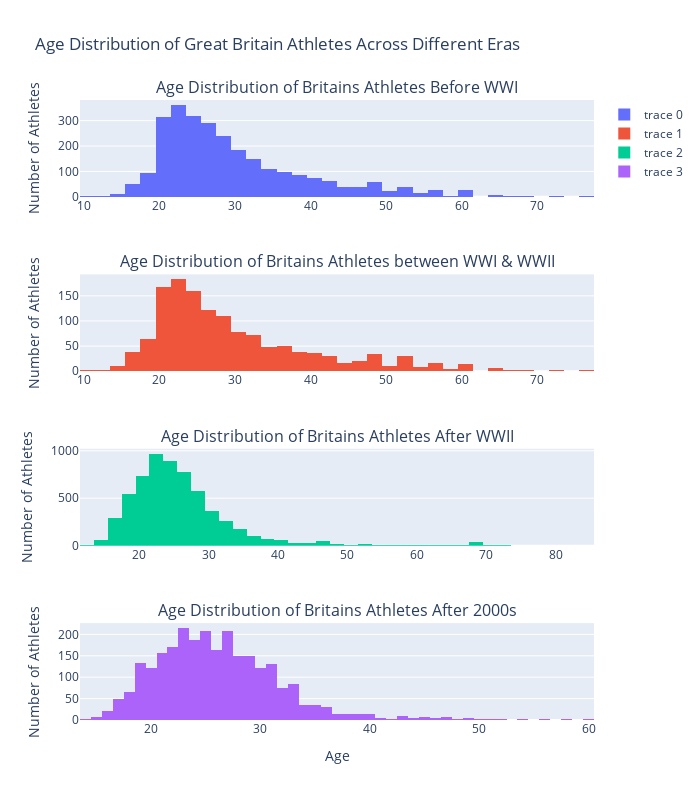

The cell this chart's notebook holds for it:
### Code cell
# Plockar ut 4 set som jag försökt göra self-explanatory. Men jag hoppas att det ska ge nånting som är visuellt intressant.. 
# Till att börja med kollar vi åldrarna men funkar detta bra så kan vi kanske göra en gender-plot också.
# Eventuellt en sån där click-wheel där man kan välja tidsspann och få upp en tydlig gender-bild, exempelvis.

pre_ww1 = UK_athletes[UK_athletes['Year'] < 1940]

between_wars = UK_athletes[(UK_athletes['Year'] >= 1914) & (UK_athletes['Year'] < 1945)]

post_ww2_pre_2000 = UK_athletes[(UK_athletes['Year'] >= 1945) & (UK_athletes['Year'] < 2000)]

post_2000 = UK_athletes[UK_athletes['Year'] >= 2000]


# Nu plotts

fig_pre_ww1 = px.histogram(pre_ww1, x='Age', nbins=50,
                           title='Age Distribution of Britains Athletes Before WWI',
                           labels={'Age': 'Age of Athletes'})

fig_between_wars = px.histogram(between_wars, x='Age', nbins=50,
                           title='Age Distribution of Britains Athletes between WWI & WWII',
                           labels={'Age': 'Age of Athletes'})

fig_post_ww2 = px.histogram(post_ww2_pre_2000, x='Age', nbins=50,
                           title='Age Distribution of Britains Athletes After WWII',
                           labels={'Age': 'Age of Athletes'})

fig_post_2000 = px.histogram(post_2000, x='Age', nbins=50,
                           title='Age Distribution of Britains Athletes After 2000s',
                           labels={'Age': 'Age of Athletes'})

#fig_pre_ww1.show()
#fig_between_wars.show()
#fig_post_ww2.show()
#fig_post_2000.show()

# Creating a subplot with 4 rows to display all histograms together
fig_all = make_subplots(rows=4, cols=1, subplot_titles=(
    'Age Distribution of Britains Athletes Before WWI',
    'Age Distribution of Britains Athletes between WWI & WWII',
    'Age Distribution of Britains Athletes After WWII',
    'Age Distribution of Britains Athletes After 2000s'
))

# Adding each histogram to the subplot
fig_all.add_trace(go.Histogram(x=pre_ww1['Age'], nbinsx=50), row=1, col=1)
fig_all.add_trace(go.Histogram(x=between_wars['Age'], nbinsx=50), row=2, col=1)
fig_all.add_trace(go.Histogram(x=post_ww2_pre_2000['Age'], nbinsx=50), row=3, col=1)
fig_all.add_trace(go.Histogram(x=post_2000['Age'], nbinsx=50), row=4, col=1)

# Update layout
fig_all.update_layout(height=800, width=700, title_text="Age Distribution of Great Britain Athletes Across Different Eras")
fig_all.update_xaxes(title_text="Age", row=4, col=1)
fig_all.update_yaxes(title_text="Number of Athletes", col=1)

# Show plot
fig_all.show()

### Figure 1 — Plotly figure (JSON) as saved in the notebook; plotly's stock layout.template omitted (floating-point values rounded to 4 significant figures; data arrays with more than 128 entries replaced by an {"elided": "..."} marker saying what was removed)
{"data": [{"nbinsx": 50, "type": "histogram", "x": {"elided": "3403 int values"}, "xaxis": "x", "yaxis": "y"}, {"nbinsx": 50, "type": "histogram", "x": {"elided": "1680 int values"}, "xaxis": "x2", "yaxis": "y2"}, {"nbinsx": 50, "type": "histogram", "x": {"elided": "6216 int values"}, "xaxis": "x3", "yaxis": "y3"}, {"nbinsx": 50, "type": "histogram", "x": {"elided": "2637 int values"}, "xaxis": "x4", "yaxis": "y4"}], "layout": {"annotations": [{"font": {"size": 16}, "showarrow": false, "text": "Age Distribution of Britains Athletes Before WWI", "x": 0.5, "xanchor": "center", "xref": "paper", "y": 1, "yanchor": "bottom", "yref": "paper"}, {"font": {"size": 16}, "showarrow": false, "text": "Age Distribution of Britains Athletes between WWI & WWII", "x": 0.5, "xanchor": "center", "xref": "paper", "y": 0.7188, "yanchor": "bottom", "yref": "paper"}, {"font": {"size": 16}, "showarrow": false, "text": "Age Distribution of Britains Athletes After WWII", "x": 0.5, "xanchor": "center", "xref": "paper", "y": 0.4375, "yanchor": "bottom", "yref": "paper"}, {"font": {"size": 16}, "showarrow": false, "text": "Age Distribution of Britains Athletes After 2000s", "x": 0.5, "xanchor": "center", "xref": "paper", "y": 0.1562, "yanchor": "bottom", "yref": "paper"}], "height": 800, "title": {"text": "Age Distribution of Great Britain Athletes Across Different Eras"}, "width": 700, "xaxis": {"anchor": "y", "domain": [0, 1]}, "xaxis2": {"anchor": "y2", "domain": [0, 1]}, "xaxis3": {"anchor": "y3", "domain": [0, 1]}, "xaxis4": {"anchor": "y4", "domain": [0, 1], "title": {"text": "Age"}}, "yaxis": {"anchor": "x", "domain": [0.8438, 1], "title": {"text": "Number of Athletes"}}, "yaxis2": {"anchor": "x2", "domain": [0.5625, 0.7188], "title": {"text": "Number of Athletes"}}, "yaxis3": {"anchor": "x3", "domain": [0.2812, 0.4375], "title": {"text": "Number of Athletes"}}, "yaxis4": {"anchor": "x4", "domain": [0, 0.1562], "title": {"text": "Number of Athletes"}}}}
